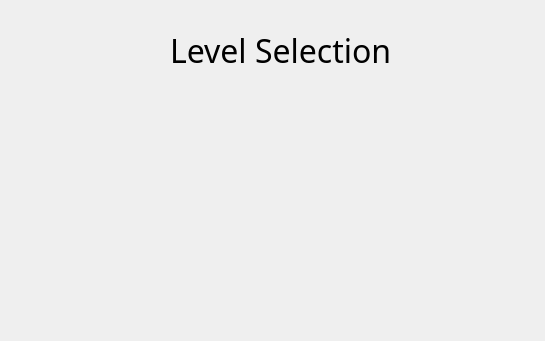
<?xml version="1.0" encoding="UTF-8"?>
<ui version="4.0">
 <class>levelSelection</class>
 <widget class="QDialog" name="levelSelection">
  <property name="geometry">
   <rect>
    <x>0</x>
    <y>0</y>
    <width>545</width>
    <height>341</height>
   </rect>
  </property>
  <property name="windowTitle">
   <string>Dialog</string>
  </property>
  <widget class="QLabel" name="label">
   <property name="geometry">
    <rect>
     <x>170</x>
     <y>20</y>
     <width>231</width>
     <height>61</height>
    </rect>
   </property>
   <property name="font">
    <font>
     <family>Eras Medium ITC</family>
     <pointsize>24</pointsize>
     <weight>50</weight>
     <italic>false</italic>
     <bold>false</bold>
    </font>
   </property>
   <property name="styleSheet">
    <string notr="true"/>
   </property>
   <property name="text">
    <string>Level Selection</string>
   </property>
  </widget>
 </widget>
 <resources/>
 <connections/>
</ui>
